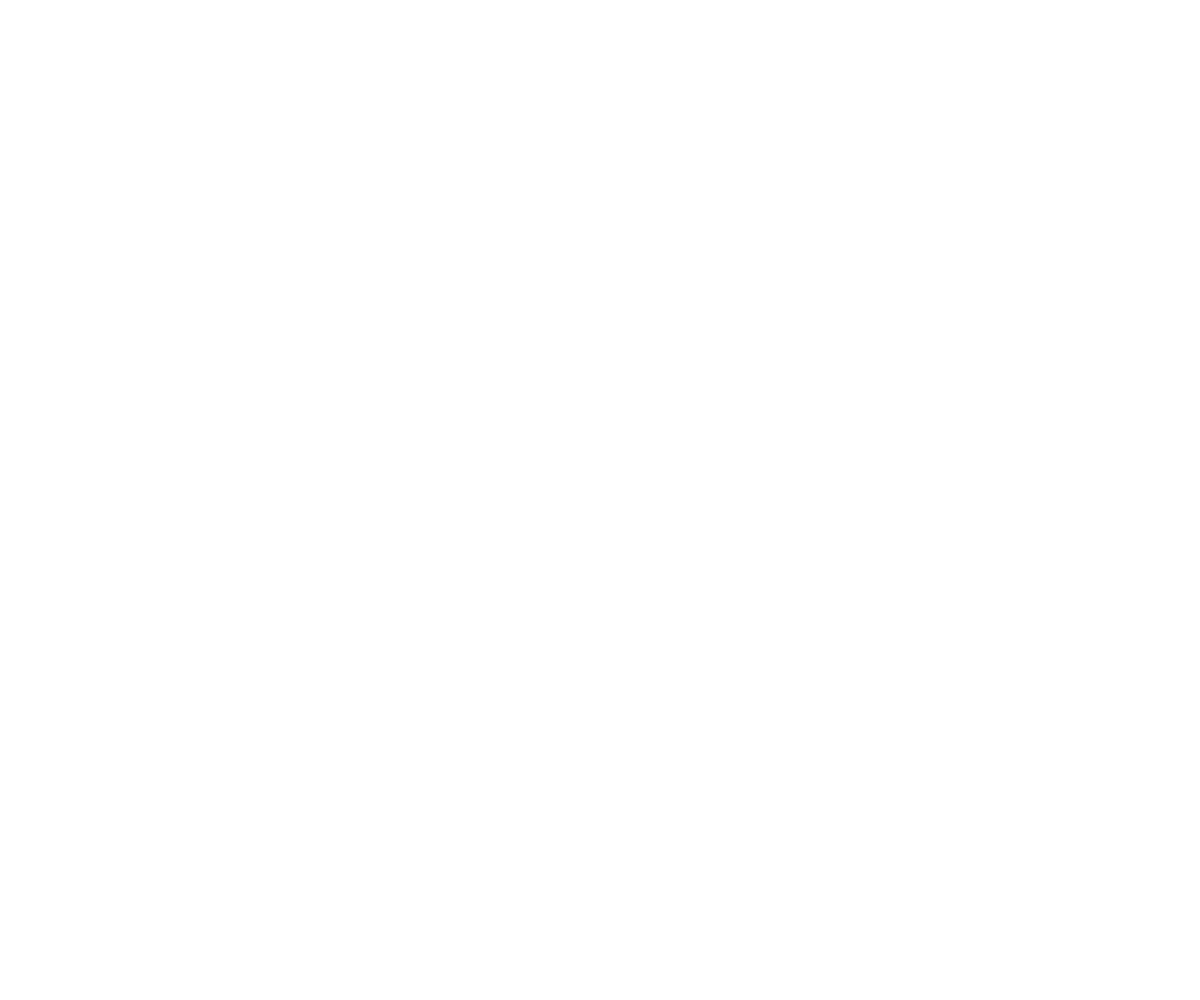
Frame 1 (no input)
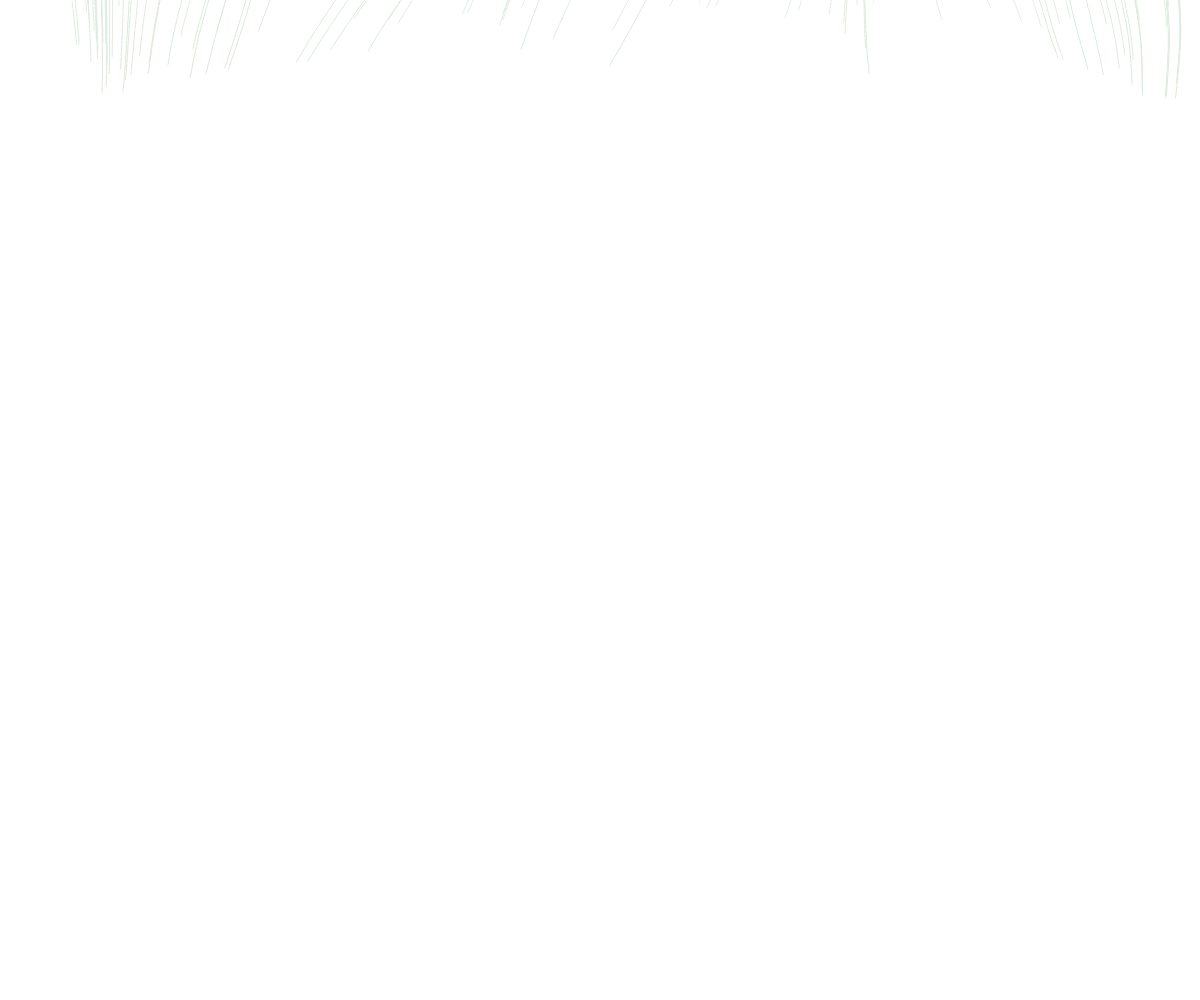
Frame 60 (no input)
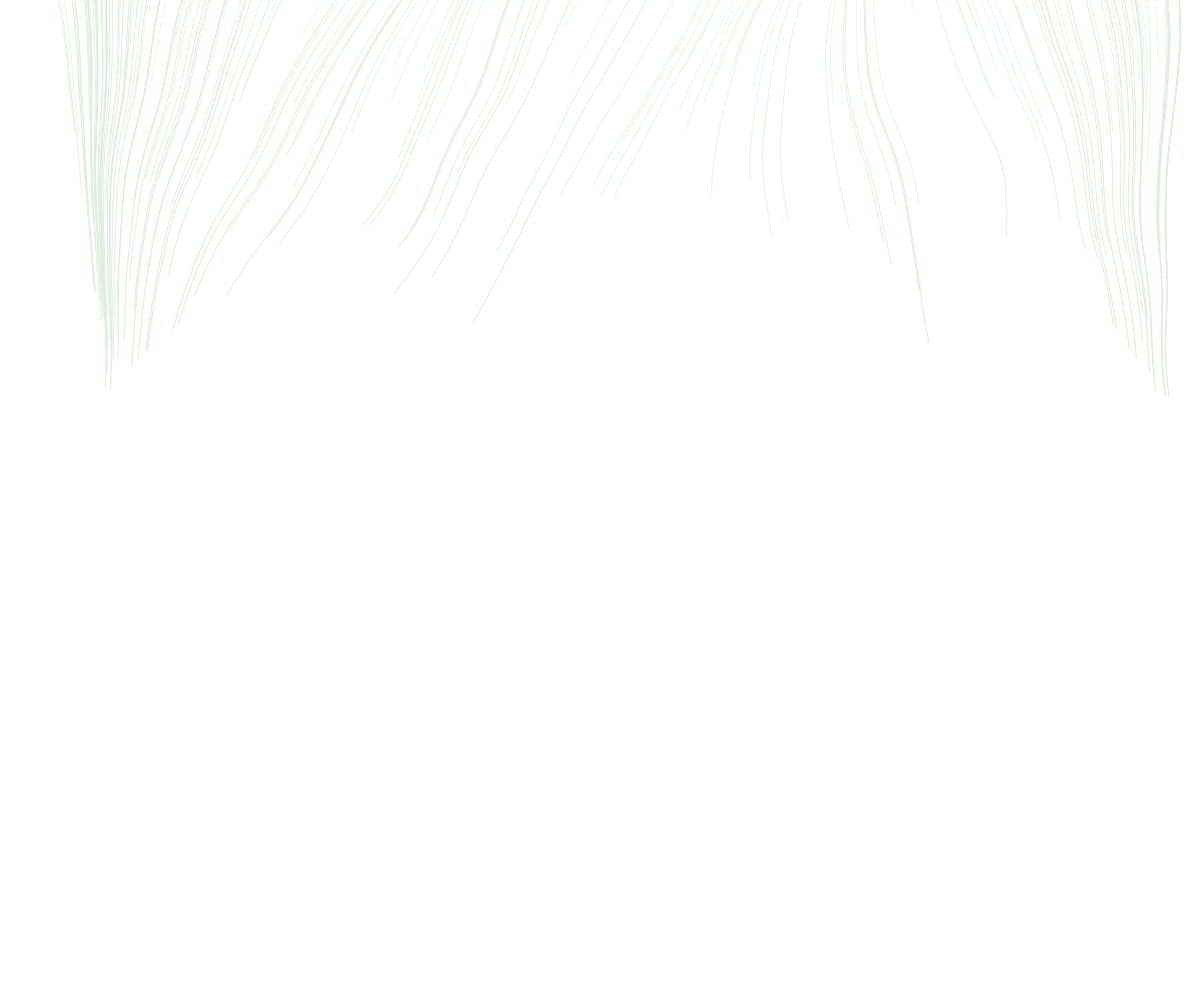
Frame 120 (the mouse pressed at the canvas centre since frame 60)

The p5.js sketch that drew these frames (run headless with seeded random() and noise() and a simulated clock; from frame 60 on, the mouse is pressed at the canvas centre):

// p5.js sketch
// ── sketch.js
const Agent=function(){
    this.vector=createVector(random(width),-200),
    this.vectorOld=this.vector.copy(),
    this.stepSize=random(1,5),
    this.isOutside=!1,
    this.angle=0
};
Agent.prototype.update=function(t){

    this.vector.x+=sin(this.angle+Math.PI*1.5)*this.stepSize,
    this.vector.y+=cos(this.angle+Math.PI*1.5)*this.stepSize

    this.isOutside=this.vector.x<0||this.vector.x>width||this.vector.y<-200||this.vector.y>height+200,
    this.isOutside&&(this.vector.set(-200,random(height+20)-20),
    this.vectorOld=this.vector.copy()),
    strokeWeight(t*this.stepSize),
    line(this.vectorOld.x,this.vectorOld.y,this.vector.x,this.vector.y),
    this.vectorOld=this.vector.copy(),
    this.isOutside=!1
},
Agent.prototype.update1=function(t,e,i){
    this.angle=noise(this.vector.x/t,this.vector.y/t)*e,
    this.update(i)
};


let agents=[],
  agentCount=0;
const noiseScale=500,
  noiseStrength=3,
  overlayAlpha=30,
  agentAlpha=255,
  strokeWidth=.2;

function setup(){
  createCanvas(windowWidth ,windowHeight),
  agentCount=windowWidth*.2;
  for(let t=0;t<agentCount;t++)agents[t]=new Agent
}
function draw(){
  fill(255,255,255,.6),
  noStroke(),
  rect(0,0,width,height),
  stroke(220,235,220,agentAlpha);
  for(let t=0;t<agentCount;t++)agents[t].update1(noiseScale,noiseStrength,strokeWidth)
}
function windowResized(){resizeCanvas(windowWidth,windowHeight)}
// ── index.css
body{
    background-color: #afc3bc;
    overflow: hidden;
    background-color: white;
    margin: 0;
}
